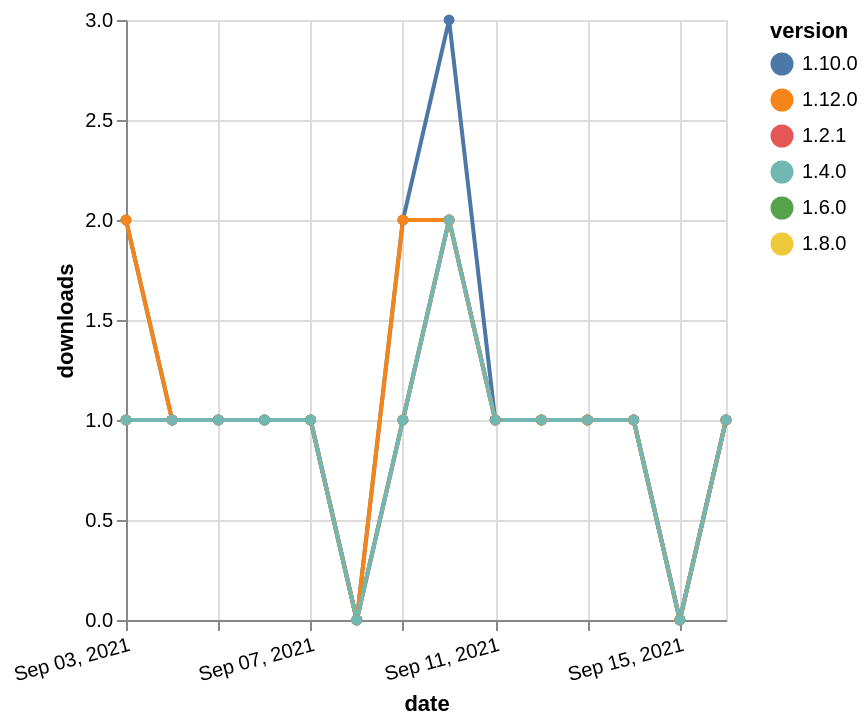

This figure's Vega-Lite source:
### Vega-Lite specification from a JSON file in a GitHub repository (floating-point values rounded to 4 significant figures)
{"$schema": "https://vega.github.io/schema/vega-lite/v5.json", "description": "A simple bar chart with embedded data.", "data": {"values": [{"date": "2021-09-03", "total": 171, "delta": 1, "version": "1.6.0"}, {"date": "2021-09-04", "total": 172, "delta": 1, "version": "1.6.0"}, {"date": "2021-09-05", "total": 173, "delta": 1, "version": "1.6.0"}, {"date": "2021-09-06", "total": 174, "delta": 1, "version": "1.6.0"}, {"date": "2021-09-07", "total": 175, "delta": 1, "version": "1.6.0"}, {"date": "2021-09-08", "total": 175, "delta": 0, "version": "1.6.0"}, {"date": "2021-09-09", "total": 176, "delta": 1, "version": "1.6.0"}, {"date": "2021-09-10", "total": 178, "delta": 2, "version": "1.6.0"}, {"date": "2021-09-11", "total": 179, "delta": 1, "version": "1.6.0"}, {"date": "2021-09-12", "total": 180, "delta": 1, "version": "1.6.0"}, {"date": "2021-09-13", "total": 181, "delta": 1, "version": "1.6.0"}, {"date": "2021-09-14", "total": 182, "delta": 1, "version": "1.6.0"}, {"date": "2021-09-15", "total": 182, "delta": 0, "version": "1.6.0"}, {"date": "2021-09-16", "total": 183, "delta": 1, "version": "1.6.0"}, {"date": "2021-09-03", "total": 155, "delta": 1, "version": "1.8.0"}, {"date": "2021-09-04", "total": 156, "delta": 1, "version": "1.8.0"}, {"date": "2021-09-05", "total": 157, "delta": 1, "version": "1.8.0"}, {"date": "2021-09-06", "total": 158, "delta": 1, "version": "1.8.0"}, {"date": "2021-09-07", "total": 159, "delta": 1, "version": "1.8.0"}, {"date": "2021-09-08", "total": 159, "delta": 0, "version": "1.8.0"}, {"date": "2021-09-09", "total": 160, "delta": 1, "version": "1.8.0"}, {"date": "2021-09-10", "total": 162, "delta": 2, "version": "1.8.0"}, {"date": "2021-09-11", "total": 163, "delta": 1, "version": "1.8.0"}, {"date": "2021-09-12", "total": 164, "delta": 1, "version": "1.8.0"}, {"date": "2021-09-13", "total": 165, "delta": 1, "version": "1.8.0"}, {"date": "2021-09-14", "total": 166, "delta": 1, "version": "1.8.0"}, {"date": "2021-09-15", "total": 166, "delta": 0, "version": "1.8.0"}, {"date": "2021-09-16", "total": 167, "delta": 1, "version": "1.8.0"}, {"date": "2021-09-03", "total": 168, "delta": 2, "version": "1.10.0"}, {"date": "2021-09-04", "total": 169, "delta": 1, "version": "1.10.0"}, {"date": "2021-09-05", "total": 170, "delta": 1, "version": "1.10.0"}, {"date": "2021-09-06", "total": 171, "delta": 1, "version": "1.10.0"}, {"date": "2021-09-07", "total": 172, "delta": 1, "version": "1.10.0"}, {"date": "2021-09-08", "total": 172, "delta": 0, "version": "1.10.0"}, {"date": "2021-09-09", "total": 174, "delta": 2, "version": "1.10.0"}, {"date": "2021-09-10", "total": 177, "delta": 3, "version": "1.10.0"}, {"date": "2021-09-11", "total": 178, "delta": 1, "version": "1.10.0"}, {"date": "2021-09-12", "total": 179, "delta": 1, "version": "1.10.0"}, {"date": "2021-09-13", "total": 180, "delta": 1, "version": "1.10.0"}, {"date": "2021-09-14", "total": 181, "delta": 1, "version": "1.10.0"}, {"date": "2021-09-15", "total": 181, "delta": 0, "version": "1.10.0"}, {"date": "2021-09-16", "total": 182, "delta": 1, "version": "1.10.0"}, {"date": "2021-09-03", "total": 221, "delta": 1, "version": "1.2.1"}, {"date": "2021-09-04", "total": 222, "delta": 1, "version": "1.2.1"}, {"date": "2021-09-05", "total": 223, "delta": 1, "version": "1.2.1"}, {"date": "2021-09-06", "total": 224, "delta": 1, "version": "1.2.1"}, {"date": "2021-09-07", "total": 225, "delta": 1, "version": "1.2.1"}, {"date": "2021-09-08", "total": 225, "delta": 0, "version": "1.2.1"}, {"date": "2021-09-09", "total": 226, "delta": 1, "version": "1.2.1"}, {"date": "2021-09-10", "total": 228, "delta": 2, "version": "1.2.1"}, {"date": "2021-09-11", "total": 229, "delta": 1, "version": "1.2.1"}, {"date": "2021-09-12", "total": 230, "delta": 1, "version": "1.2.1"}, {"date": "2021-09-13", "total": 231, "delta": 1, "version": "1.2.1"}, {"date": "2021-09-14", "total": 232, "delta": 1, "version": "1.2.1"}, {"date": "2021-09-15", "total": 232, "delta": 0, "version": "1.2.1"}, {"date": "2021-09-16", "total": 233, "delta": 1, "version": "1.2.1"}, {"date": "2021-09-03", "total": 115, "delta": 2, "version": "1.12.0"}, {"date": "2021-09-04", "total": 116, "delta": 1, "version": "1.12.0"}, {"date": "2021-09-05", "total": 117, "delta": 1, "version": "1.12.0"}, {"date": "2021-09-06", "total": 118, "delta": 1, "version": "1.12.0"}, {"date": "2021-09-07", "total": 119, "delta": 1, "version": "1.12.0"}, {"date": "2021-09-08", "total": 119, "delta": 0, "version": "1.12.0"}, {"date": "2021-09-09", "total": 121, "delta": 2, "version": "1.12.0"}, {"date": "2021-09-10", "total": 123, "delta": 2, "version": "1.12.0"}, {"date": "2021-09-11", "total": 124, "delta": 1, "version": "1.12.0"}, {"date": "2021-09-12", "total": 125, "delta": 1, "version": "1.12.0"}, {"date": "2021-09-13", "total": 126, "delta": 1, "version": "1.12.0"}, {"date": "2021-09-14", "total": 127, "delta": 1, "version": "1.12.0"}, {"date": "2021-09-15", "total": 127, "delta": 0, "version": "1.12.0"}, {"date": "2021-09-16", "total": 128, "delta": 1, "version": "1.12.0"}, {"date": "2021-09-03", "total": 183, "delta": 1, "version": "1.4.0"}, {"date": "2021-09-04", "total": 184, "delta": 1, "version": "1.4.0"}, {"date": "2021-09-05", "total": 185, "delta": 1, "version": "1.4.0"}, {"date": "2021-09-06", "total": 186, "delta": 1, "version": "1.4.0"}, {"date": "2021-09-07", "total": 187, "delta": 1, "version": "1.4.0"}, {"date": "2021-09-08", "total": 187, "delta": 0, "version": "1.4.0"}, {"date": "2021-09-09", "total": 188, "delta": 1, "version": "1.4.0"}, {"date": "2021-09-10", "total": 190, "delta": 2, "version": "1.4.0"}, {"date": "2021-09-11", "total": 191, "delta": 1, "version": "1.4.0"}, {"date": "2021-09-12", "total": 192, "delta": 1, "version": "1.4.0"}, {"date": "2021-09-13", "total": 193, "delta": 1, "version": "1.4.0"}, {"date": "2021-09-14", "total": 194, "delta": 1, "version": "1.4.0"}, {"date": "2021-09-15", "total": 194, "delta": 0, "version": "1.4.0"}, {"date": "2021-09-16", "total": 195, "delta": 1, "version": "1.4.0"}]}, "width": "container", "mark": {"type": "line", "point": {"filled": true}}, "encoding": {"x": {"field": "date", "type": "temporal", "timeUnit": "yearmonthdate", "title": "date", "axis": {"labelAngle": -15}}, "y": {"field": "delta", "type": "quantitative", "title": "downloads"}, "color": {"field": "version", "type": "nominal"}, "tooltip": {"field": "delta"}}}
